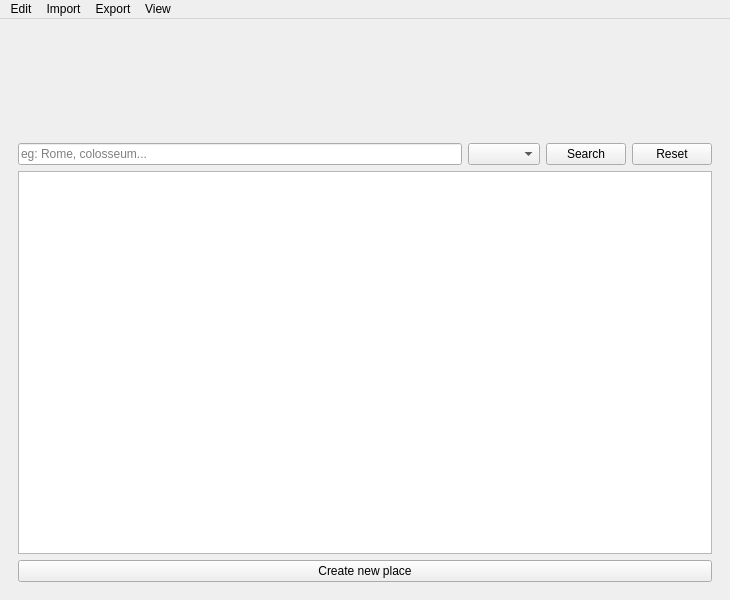
<?xml version="1.0" encoding="UTF-8"?>
<ui version="4.0">
 <class>MainWindow</class>
 <widget class="QMainWindow" name="MainWindow">
  <property name="geometry">
   <rect>
    <x>0</x>
    <y>0</y>
    <width>730</width>
    <height>600</height>
   </rect>
  </property>
  <property name="windowTitle">
   <string>Place details</string>
  </property>
  <property name="styleSheet">
   <string notr="true">
/* Stile generale per la finestra principale */
QMainWindow#MainWindow {
	background-color: #f0f0f0; /* Sfondo grigio chiaro */
	font-family: Segoe UI, Arial, sans-serif; /* Font moderno, simile a San Francisco */
	font-size: 10pt;
	color: #333333; /* Testo scuro di default */
}

/* Applica lo stile al widget centrale */
QWidget#centralwidget {
	background-color: #f0f0f0; /* Sfondo grigio chiaro coerente */
	padding: 15px; /* Aumenta il padding attorno ai contenuti per più spazio bianco */
}

/* Stile per tutte le etichette */
QLabel {
	color: #333333; /* Testo grigio scuro */
	/* Nessun padding specifico, i layout gestiranno lo spazio */
}

/* Stile per campi di testo, combo box, list widget e table widget */
QLineEdit, QComboBox {
	background-color: #ffffff; /* Sfondo bianco */
	border: 1px solid #cccccc; /* Bordo grigio chiaro sottile */
	border-radius: 6px; /* Angoli più arrotondati e consistenti */
	padding: 8px 12px; /* Aumenta il padding interno */
	color: #333333; /* Colore del testo */
}

/* Stile specifico per QComboBox per garantire spazio per la freccia */
QComboBox {
	padding-right: 25px; /* Più spazio per la freccia */
	/* Aggiungi un indicatore visivo per la freccia se necessario, ma il padding è fondamentale */
}

/* Stile per QListWidget e QTableWidget */
QListWidget, QTableWidget {
	background-color: #ffffff; /* Sfondo bianco */
	border: 1px solid #cccccc; /* Bordo sottile attorno al widget */
	border-radius: 6px; /* Angoli arrotondati */
	color: #333333; /* Colore del testo */
	selection-background-color: #E53935; /* Rosso per la selezione */
    selection-color: white;
}

QTableWidget {
	gridline-color: #e0e0e0; /* Colore linee griglia sottile */
        /*show-grid: true; Mantieni la griglia ma sottile */
}

QTableWidget::item {
	padding: 8px; /* Padding per le celle della tabella */
	border-bottom: 1px solid #e0e0e0; /* Linea sottile tra le celle */
}

/* Stile per gli header della QTableWidget */
QTableWidget QHeaderView::section {
    background-color: #f0f0f0; /* Sfondo grigio chiaro per gli header */
    color: #333333; /* Testo scuro per gli header */
    padding: 8px; /* Padding negli header */
    border: none; /* Rimuovi bordi predefiniti */
	border-bottom: 1px solid #cccccc; /* Bordo inferiore sottile */
	font-weight: bold; /* Grassetto per gli header */
}

QTableWidget QHeaderView::section:horizontal {
	border-right: 1px solid #e0e0e0; /* Linea sottile tra gli header orizzontali */
}

QTableWidget QHeaderView::section:last {
	border-right: none; /* Rimuovi bordo dall'ultimo header */
}


QListWidget::item {
	padding: 8px 5px; /* Padding per gli item della lista */
}


/* Stile per i bottoni */
QPushButton {
	background-color: #ffffff; /* Sfondo bianco per bottoni standard/secondari */
	color: #333333; /* Testo scuro */
	border: 1px solid #cccccc; /* Bordo sottile */
	padding: 8px 20px; /* Più padding */
	border-radius: 6px; /* Angoli arrotondati come gli input */
	font-weight: normal; /* Testo normale per secondari */
	min-width: 90px; /* Larghezza minima aumentata */
	margin: 4px; /* Più margine per separare */
	outline: none; /* Rimuovi outline al focus */
}

QPushButton:hover {
	background-color: #f0f0f0; /* Sfondo grigio chiaro al passaggio */
	border-color: #bbbbbb; /* Bordo leggermente più scuro */
}

QPushButton:pressed {
	background-color: #dddddd; /* Grigio chiaro quando premuto */
	border-color: #aaaaaa;
}

/* Stile specifico per il bottone di ricerca (azione primaria) */
QPushButton#pushButtonSearch {
	background-color: #E53935; /* Rosso primario */
	color: white; /* Testo bianco */
	border: none; /* Nessun bordo per il bottone primario */
	font-weight: bold; /* Grassetto */
}

QPushButton#pushButtonSearch:hover {
	background-color: #D32F2F; /* Rosso pi\u00F9 scuro al passaggio */
}

QPushButton#pushButtonSearch:pressed {
	background-color: #B71C1C; /* Rosso ancora pi\u00F9 scuro quando premuto */
}

/* Stile per l'etichetta dei credits */
QLabel#label_2 {
	color: #333333; /* Assicura testo scuro */
	padding: 20px; /* Aggiungi padding per centrare meglio e dare respiro */
}

/* Stile per gli item selezionabili nella QListWidget (nomi dei luoghi) */
QListWidget::item:selectable {
	color: #333333; /* Testo scuro */
}

/* Stile per gli header delle sezioni nella QListWidget (non selezionabili) */
QListWidget::item:!selectable {
	color: #E53935; /* Rosso primario per gli header */
	font-weight: bold; /* Grassetto */
	padding-top: 10px; /* Più spazio sopra */
	padding-bottom: 5px; /* Più spazio sotto */
	border-bottom: 1px solid #e0e0e0; /* Linea sottile sotto l'header */
	margin-top: 10px; /* Margine sopra la sezione */
}

/* Stile per l'item selezionato nella QListWidget */
QListWidget::item:selected {
    /* Gli stili di selezione sono definiti nella regola generica per QListWidget */
}


/* Stile per la scrollbar verticale */
QScrollBar:vertical {
    border: none;
    background: #f0f0f0;
    width: 10px;
    margin: 0px;
    border-radius: 5px;
}

QScrollBar::handle:vertical {
    background: #cccccc;
    min-height: 20px;
    border-radius: 5px;
	border: none;
}

QScrollBar::handle:vertical:hover {
    background: #bbbbbb;
}

QScrollBar::add-line:vertical,
QScrollBar::sub-line:vertical {
    border: none;
    background: none;
    height: 0px;
}

QScrollBar::add-page:vertical,
QScrollBar::sub-page:vertical {
    background: none;
}

/* Stile per il menubar e menu */
QMenuBar {
	background-color: #f0f0f0;
	color: #333333;
	border-bottom: 1px solid #cccccc;
}

QMenuBar::item {
	padding: 6px 12px; /* Aumenta padding */
	background-color: transparent;
}

QMenuBar::item:selected {
	background-color: #dddddd;
}

QMenuBar::item:pressed {
	background-color: #cccccc;
}

QMenu {
	background-color: #ffffff;
	border: 1px solid #cccccc;
	border-radius: 6px; /* Angoli più arrotondati */
	padding: 6px; /* Aumenta padding */
}

QMenu::item {
	padding: 8px 25px 8px 18px; /* Più padding */
	background-color: transparent;
	color: #333333;
}

QMenu::item:selected {
	background-color: #E53935;
	color: white;
	border-radius: 4px; /* Angoli leggermente arrotondati */
}

QMenu::separator {
	height: 1px;
	background: #e0e0e0;
	margin: 6px 0; /* Più margine */
}

/* Aggiungi padding alla pagina delle statistiche per più spazio bianco */
QWidget#statisticsPage {
	padding: 15px; /* Padding interno */
}

/* Aggiungi margine tra la tabella e la lista nella pagina statistiche */
QTableWidget#tableStatistics {
	margin-bottom: 15px; /* Margine inferiore per separare dalla lista */
}


</string>
  </property>
  <widget class="QWidget" name="centralwidget">
   <property name="sizePolicy">
    <sizepolicy hsizetype="Expanding" vsizetype="Expanding">
     <horstretch>0</horstretch>
     <verstretch>0</verstretch>
    </sizepolicy>
   </property>
   <layout class="QGridLayout" name="gridLayout">
    <item row="0" column="0">
     <widget class="QStackedWidget" name="stackedWidget">
      <property name="sizePolicy">
       <sizepolicy hsizetype="Expanding" vsizetype="Expanding">
        <horstretch>0</horstretch>
        <verstretch>0</verstretch>
       </sizepolicy>
      </property>
      <property name="currentIndex">
       <number>0</number>
      </property>
      <widget class="QWidget" name="mainPage">
       <property name="sizePolicy">
        <sizepolicy hsizetype="Expanding" vsizetype="Expanding">
         <horstretch>0</horstretch>
         <verstretch>0</verstretch>
        </sizepolicy>
       </property>
       <layout class="QVBoxLayout" name="verticalLayout">
        <item>
         <layout class="QHBoxLayout" name="detailsLayout"/>
        </item>
        <item alignment="Qt::AlignHCenter">
         <widget class="QLabel" name="label">
          <property name="sizePolicy">
           <sizepolicy hsizetype="Fixed" vsizetype="Fixed">
            <horstretch>0</horstretch>
            <verstretch>0</verstretch>
           </sizepolicy>
          </property>
          <property name="minimumSize">
           <size>
            <width>200</width>
            <height>100</height>
           </size>
          </property>
          <property name="maximumSize">
           <size>
            <width>200</width>
            <height>100</height>
           </size>
          </property>
          <property name="pixmap">
           <pixmap resource="../resources.qrc">:/images/logo.png</pixmap>
          </property>
          <property name="scaledContents">
           <bool>true</bool>
          </property>
          <property name="alignment">
           <set>Qt::AlignCenter</set>
          </property>
         </widget>
        </item>
        <item>
         <layout class="QHBoxLayout" name="topSearchLayout">
          <item>
           <widget class="QLineEdit" name="lineEditSearch">
            <property name="placeholderText">
             <string>eg: Rome, colosseum...</string>
            </property>
           </widget>
          </item>
          <item>
           <widget class="QComboBox" name="comboBoxCity"/>
          </item>
          <item>
           <widget class="QPushButton" name="pushButtonSearch">
            <property name="text">
             <string>Search</string>
            </property>
           </widget>
          </item>
          <item>
           <widget class="QPushButton" name="pushButtonReset">
            <property name="text">
             <string>Reset</string>
            </property>
           </widget>
          </item>
         </layout>
        </item>
        <item>
         <widget class="QListWidget" name="listWidgetResults">
          <property name="autoFillBackground">
           <bool>false</bool>
          </property>
         </widget>
        </item>
        <item>
         <widget class="QPushButton" name="pushButtonCreate">
          <property name="text">
           <string>Create new place</string>
          </property>
         </widget>
        </item>
       </layout>
      </widget>
      <widget class="QWidget" name="statisticsPage">
       <layout class="QVBoxLayout" name="verticalLayout_3">
        <item>
         <widget class="QTableWidget" name="tableStatistics">
          <property name="showGrid">
           <bool>true</bool>
          </property>
          <row>
           <property name="text">
            <string>New Row</string>
           </property>
          </row>
          <row>
           <property name="text">
            <string>New Row</string>
           </property>
          </row>
          <row>
           <property name="text">
            <string>New Row</string>
           </property>
          </row>
          <column>
           <property name="text">
            <string>New Column</string>
           </property>
          </column>
          <column>
           <property name="text">
            <string>New Column</string>
           </property>
          </column>
         </widget>
        </item>
        <item>
         <widget class="QListWidget" name="listCities"/>
        </item>
       </layout>
      </widget>
      <widget class="QWidget" name="creditsPage">
       <property name="sizePolicy">
        <sizepolicy hsizetype="Expanding" vsizetype="Expanding">
         <horstretch>0</horstretch>
         <verstretch>0</verstretch>
        </sizepolicy>
       </property>
       <layout class="QVBoxLayout" name="verticalLayout_2">
        <item alignment="Qt::AlignHCenter|Qt::AlignVCenter">
         <widget class="QLabel" name="label_2">
          <property name="sizePolicy">
           <sizepolicy hsizetype="Expanding" vsizetype="Expanding">
            <horstretch>0</horstretch>
            <verstretch>0</verstretch>
           </sizepolicy>
          </property>
          <property name="text">
           <string>&lt;html&gt;&lt;head/&gt;&lt;body&gt;&lt;p align=&quot;center&quot;&gt;&lt;span style=&quot; font-size:24pt;&quot;&gt;CapitalFocus ®&lt;/span&gt;&lt;/p&gt;&lt;p align=&quot;center&quot;&gt;&lt;span style=&quot; font-size:18pt;&quot;&gt;Davide Biasuzzi [2111000]&lt;/span&gt;&lt;/p&gt;&lt;p align=&quot;center&quot;&gt;&lt;span style=&quot; font-size:18pt;&quot;&gt;Alberto Reginato [2110450]&lt;/span&gt;&lt;/p&gt;&lt;p align=&quot;center&quot;&gt;&lt;span style=&quot; font-size:14pt; font-style:italic;&quot;&gt;May 2025&lt;/span&gt;&lt;/p&gt;&lt;p align=&quot;center&quot;&gt;V1.0 Candidate Release&lt;/p&gt;&lt;p align=&quot;center&quot;&gt;&lt;a href=&quot;https://github.com/biasuzzi-davide/CapitalFocus&quot;&gt;&lt;span style=&quot; text-decoration: underline; color:#007af4;&quot;&gt;GITHUB&lt;/span&gt;&lt;/a&gt;&lt;/p&gt;&lt;/body&gt;&lt;/html&gt;</string>
          </property>
          <property name="textFormat">
           <enum>Qt::RichText</enum>
          </property>
          <property name="alignment">
           <set>Qt::AlignCenter</set>
          </property>
          <property name="wordWrap">
           <bool>false</bool>
          </property>
         </widget>
        </item>
        <item alignment="Qt::AlignHCenter|Qt::AlignVCenter">
         <widget class="QPushButton" name="pushButtonBacktoMain">
          <property name="maximumSize">
           <size>
            <width>200</width>
            <height>16777215</height>
           </size>
          </property>
          <property name="text">
           <string>Back</string>
          </property>
         </widget>
        </item>
       </layout>
      </widget>
     </widget>
    </item>
   </layout>
  </widget>
  <widget class="QMenuBar" name="menuBar">
   <property name="geometry">
    <rect>
     <x>0</x>
     <y>0</y>
     <width>730</width>
     <height>29</height>
    </rect>
   </property>
   <widget class="QMenu" name="menuImport">
    <property name="title">
     <string>Import</string>
    </property>
    <addaction name="actionAuto_Import"/>
   </widget>
   <widget class="QMenu" name="menuExport">
    <property name="title">
     <string>Export</string>
    </property>
    <addaction name="actionXML"/>
    <addaction name="actionJSON"/>
   </widget>
   <widget class="QMenu" name="menuEdit">
    <property name="title">
     <string>Edit</string>
    </property>
    <addaction name="actionEdit"/>
    <addaction name="actionDelete"/>
    <addaction name="actionNew"/>
   </widget>
   <widget class="QMenu" name="menuView">
    <property name="title">
     <string>View</string>
    </property>
    <addaction name="actionSettings"/>
    <addaction name="actionStatistics"/>
    <addaction name="actionCredits"/>
    <addaction name="actionDark_Mode"/>
    <addaction name="actionToggleDebug"/>
   </widget>
   <addaction name="menuEdit"/>
   <addaction name="menuImport"/>
   <addaction name="menuExport"/>
   <addaction name="menuView"/>
  </widget>
  <action name="actionSettings">
   <property name="text">
    <string>Settings</string>
   </property>
   <property name="shortcutVisibleInContextMenu">
    <bool>false</bool>
   </property>
  </action>
  <action name="actionStatistics">
   <property name="text">
    <string>Stats</string>
   </property>
  </action>
  <action name="actionCredits">
   <property name="text">
    <string>Credits</string>
   </property>
  </action>
  <action name="actionXML">
   <property name="text">
    <string>XML</string>
   </property>
   <property name="shortcut">
    <string>Ctrl+X</string>
   </property>
  </action>
  <action name="actionJSON">
   <property name="text">
    <string>JSON</string>
   </property>
   <property name="shortcut">
    <string>Ctrl+J</string>
   </property>
  </action>
  <action name="actionEdit">
   <property name="text">
    <string>Edit this Place</string>
   </property>
   <property name="shortcut">
    <string>Ctrl+E</string>
   </property>
  </action>
  <action name="actionDelete">
   <property name="text">
    <string>Delete this Place</string>
   </property>
   <property name="shortcut">
    <string>Ctrl+D</string>
   </property>
  </action>
  <action name="actionNew">
   <property name="text">
    <string>New Place</string>
   </property>
   <property name="shortcut">
    <string>Ctrl+N</string>
   </property>
  </action>
  <action name="actionAuto_Import">
   <property name="text">
    <string>Import XML or JSON file</string>
   </property>
   <property name="shortcut">
    <string>Ctrl+O</string>
   </property>
  </action>
  <action name="actionToggleDebug">
   <property name="text">
    <string>Activate Debug</string>
   </property>
  </action>
  <action name="actionDark_Mode">
   <property name="text">
    <string>Dark Mode ON</string>
   </property>
  </action>
 </widget>
 <resources>
  <include location="../resources.qrc"/>
 </resources>
 <connections/>
 <slots>
  <slot>findPlaces()</slot>
 </slots>
</ui>
